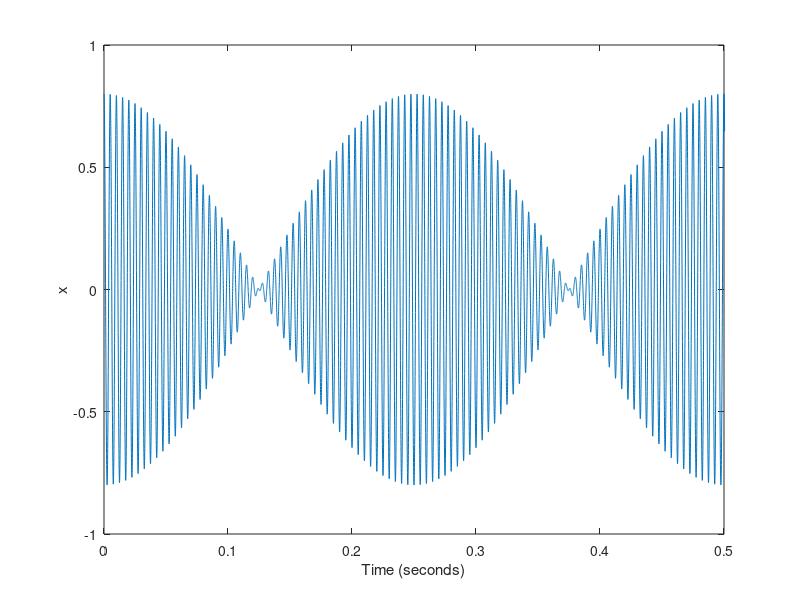

The MATLAB source for this figure: (Note: this script raises an error after producing the figure.)
fs = 22050;                    % sampling rate
Ts = 1/fs;                     % sampling period
Tmax = 2.0;                    % signal duration
t = [0:Ts:Tmax];               % time vector

x = 0.4*cos(2*pi*198*t) + 0.4*cos(2*pi*202*t);

disp('Sum of two sinusoids');

plot(t,x);
axis([0 0.5 -1 1])
xlabel('Time (seconds)');
ylabel('x');

soundsc(x,fs)
wavwrite(x, fs, 'sum.wav')

disp('paused ... multiplication of two sinusoids next');
pause

x = 0.8*cos(2*pi*200*t).*cos(2*pi*2*t);

plot(t,x);
axis([0 0.5 -1 1])
xlabel('Time (seconds)');
ylabel('x');

soundsc(x,fs)
wavwrite(x, fs, 'mult.wav')

disp('paused ... AM next');
pause

x = 0.1*(5 + 2*cos(2*pi*30*t)).*cos(2*pi*200*t);

plot(t,x);
axis([0 0.5 -1 1])
xlabel('Time (seconds)');
ylabel('x');

soundsc(x,fs)
wavwrite(x, fs, 'AM.wav')